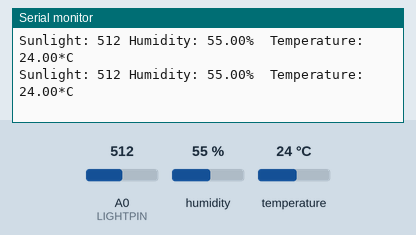
A sketch run on a simulated Arduino Uno, built with avr-gcc and run on an emulated ATmega328P. Shown: the last lines printed to the serial monitor. The test bench sets the inputs (shaded band); at power-on: humidity 55 %, A0 (LIGHTPIN) = 512, temperature 24 °C.

Above: at 1.3 s.
1.4 s: humidity set to 22 %
At 2.4 s:
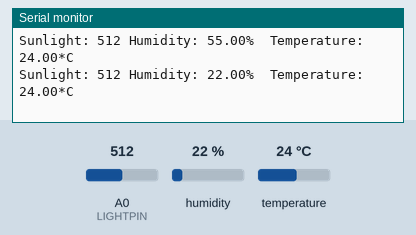
2.9 s: A0 (LIGHTPIN) set to 716
At 3.4 s:
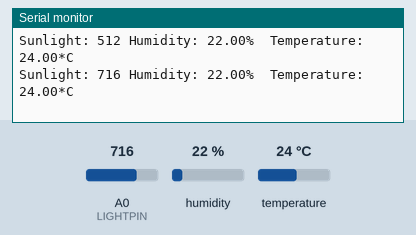
4.4 s: temperature set to 12 °C
At 4.9 s:
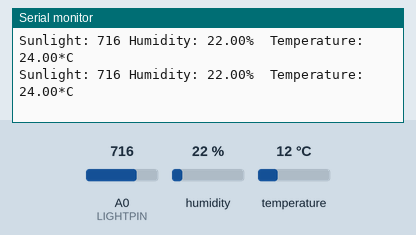
5.9 s: A0 (LIGHTPIN) set to 900
At 6.5 s:
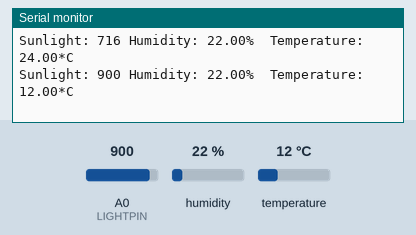
7.4 s: humidity set to 40 %
At 8.0 s:
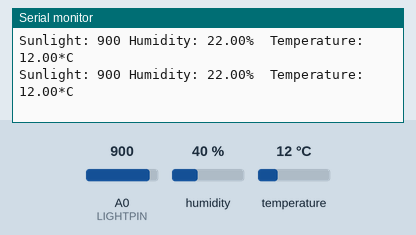
Timing chart, 0 to 9.9 s (numbered marks = the images above; inputs shaded):
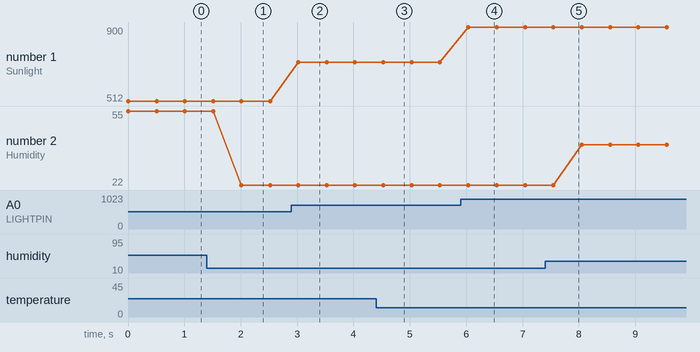

The sketch:

arduino_code_crop_man.ino
```cpp
#include "DHT.h"
#define DHTPIN 2
#define DHTTYPE DHT22
#define LIGHTPIN A0

DHT dht(DHTPIN, DHTTYPE);

void setup() {
  Serial.begin(9600);
//  Serial.println("Crop Management Project ACS(Robotics and Automation Sem-4): ");
//  Serial.println("Humidity, Temperature and Light Values:");
  dht.begin();
}
void loop() {
  int sensor_value = analogRead(LIGHTPIN);
//  Serial.println("Light Value(Greater than 1000 = Day or else less than 1000 = Night):");
  Serial.println("");
  Serial.print("Sunlight: ");
  Serial.print(sensor_value);
  float humidity = dht.readHumidity();
  float temperature = dht.readTemperature();

  if (isnan(temperature) || isnan(humidity))
  {
    Serial.println("Failed to read from dht sensor");
  }
  else
  {
    Serial.print(" Humidity: ");
    Serial.print(humidity);
    Serial.print("% ");
    Serial.print(" Temperature: ");
    Serial.print(temperature);
    Serial.print("*C ");

  }
  delay(500);
}
```

Measured:
- after the input at 1.4 s, the serial monitor: prints a new line after 0.61 s (image 1)
- after the input at 2.9 s, the serial monitor: prints a new line after 0.12 s (image 2)
- after the input at 5.9 s, the serial monitor: prints a new line after 0.14 s (image 4)
- plotted number 1: 512 → 716 after the input at 2.9 s, 716 → 900 after the input at 5.9 s
- plotted number 2: 55 → 22 after the input at 1.4 s, 22 → 40 after the input at 7.4 s
